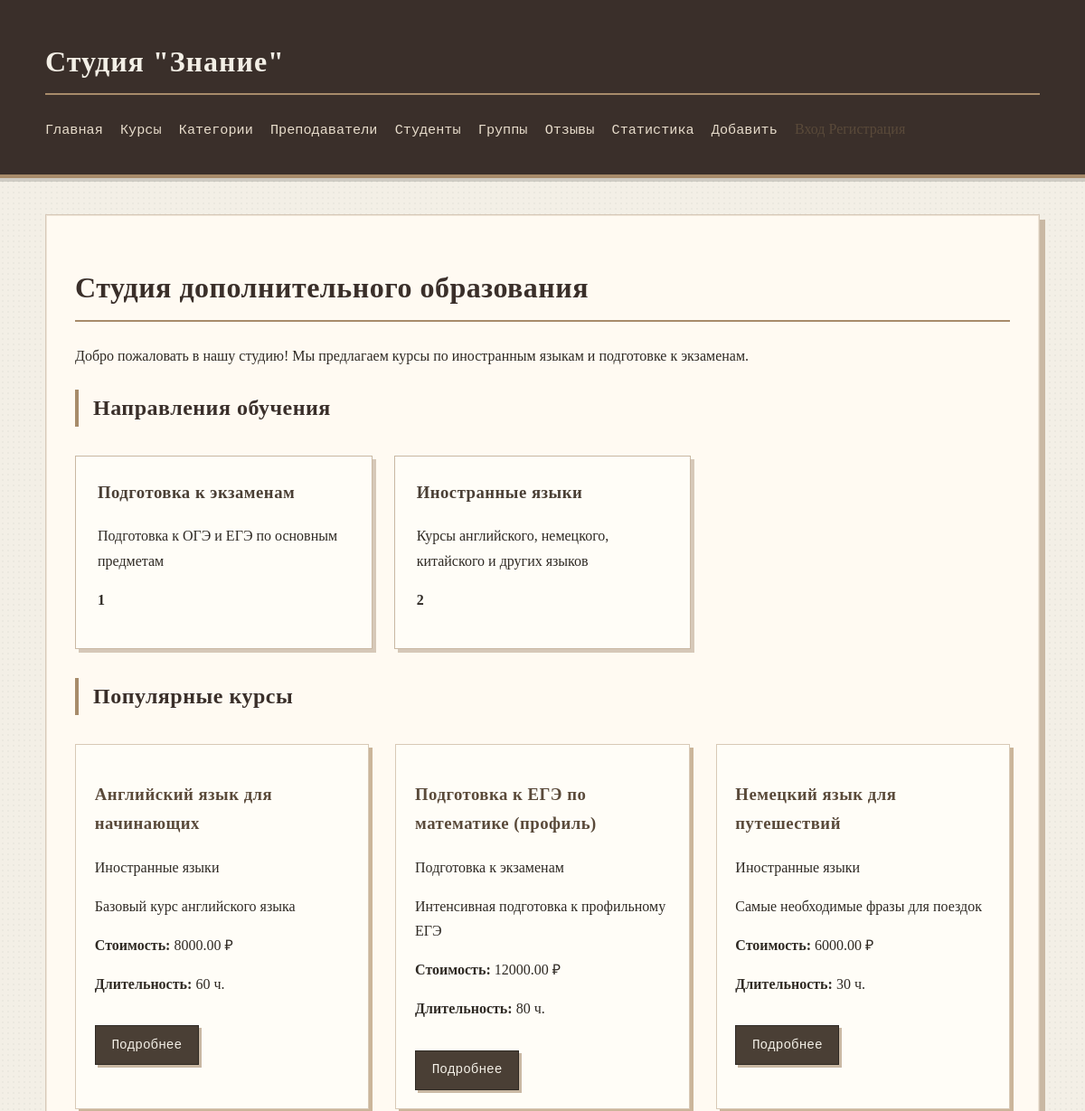
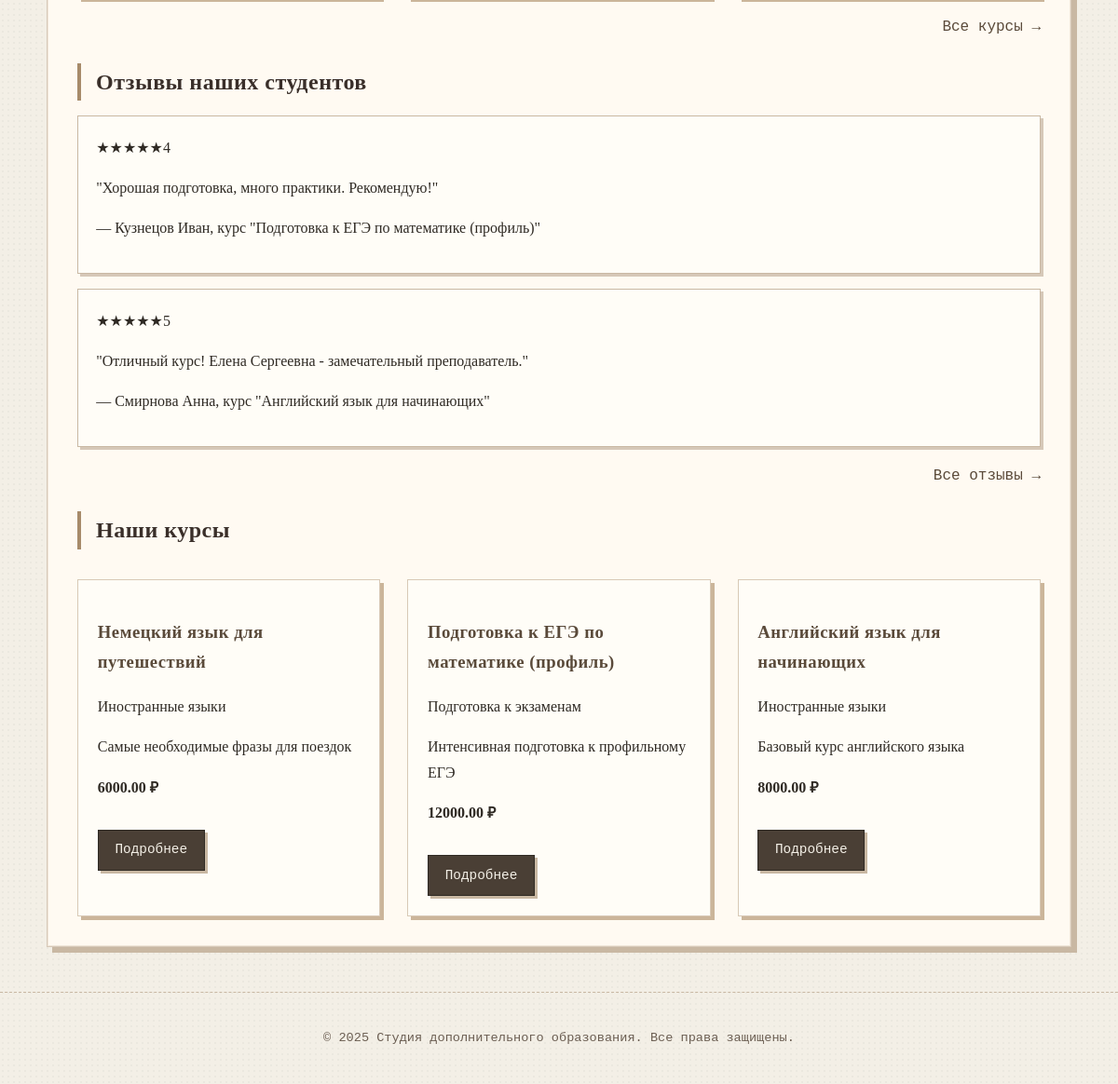
The app's page /education/ with its own data (2 pictures, top to bottom).
### education/models.py (models this page shows, shortened)
class Category(models.Model):
    name = models.CharField(max_length=100, verbose_name="Название категории", unique=True)
    slug = models.SlugField(max_length=100, unique=True, db_index=True, verbose_name="URL")
    description = models.TextField(blank=True, verbose_name="Описание категории")
    class Meta:
        db_table = 'categories'
        verbose_name = 'Категория'
        verbose_name_plural = 'Категории'
        ordering = ['name']
    def get_absolute_url(self):
        return reverse('category-detail', kwargs={'cat_slug': self.slug})

class Course(models.Model):
    class Status(models.IntegerChoices):
        DRAFT = 0, 'Черновик'
        PUBLISHED = 1, 'Опубликован'
    category = models.ForeignKey(
        Category,
        on_delete=models.SET_NULL,
        null=True,
        related_name='courses',
        verbose_name="Категория"
    )
    title = models.CharField(max_length=100, verbose_name="Название")
    slug = models.SlugField(max_length=100, unique=True, db_index=True, verbose_name="URL")
    description = models.TextField(verbose_name="Краткое описание")
    full_description = models.TextField(blank=True, verbose_name="Полное описание")
    duration_hours = models.IntegerField(verbose_name="Длительность (часы)")
    price = models.DecimalField(max_digits=10, decimal_places=2, verbose_name="Стоимость")
    status = models.IntegerField(
        choices=Status.choices,
        default=Status.DRAFT,
        verbose_name="Статус"
    )
    time_create = models.DateTimeField(auto_now_add=True, verbose_name="Дата создания")
    time_update = models.DateTimeField(auto_now=True, verbose_name="Дата изменения")
    class Meta:
        db_table = 'courses'
        verbose_name = 'Курс'
        verbose_name_plural = 'Курсы'
        ordering = ['-time_create']
    def get_absolute_url(self):
        return reverse('course-detail-slug', kwargs={'course_slug': self.slug})

class Review(models.Model):
    student = models.ForeignKey(Student, on_delete=models.CASCADE, related_name='reviews', verbose_name="Студент")
    course = models.ForeignKey(Course, on_delete=models.CASCADE, related_name='reviews', verbose_name="Курс")
    rating = models.IntegerField(choices=[(i, str(i)) for i in range(1, 6)], verbose_name="Оценка")
    comment = models.TextField(verbose_name="Комментарий")
    review_date = models.DateTimeField(auto_now_add=True, verbose_name="Дата отзыва")
    is_approved = models.BooleanField(default=False, verbose_name="Одобрен")
    class Meta:
        db_table = 'reviews'
        verbose_name = 'Отзыв'
        verbose_name_plural = 'Отзывы'
        ordering = ['-review_date']

class Student(models.Model):
    user = models.OneToOneField(
        User,
        on_delete=models.CASCADE,
        null=True,
        blank=True,
        related_name='student_profile',
        verbose_name="Пользователь"
    )
    first_name = models.CharField(max_length=50, verbose_name="Имя")
    last_name = models.CharField(max_length=50, verbose_name="Фамилия")
    middle_name = models.CharField(max_length=50, blank=True, verbose_name="Отчество")
    phone = models.CharField(max_length=20, verbose_name="Телефон")
    email = models.EmailField(max_length=100, verbose_name="Email", unique=True)
    birth_date = models.DateField(verbose_name="Дата рождения")
    time_create = models.DateTimeField(auto_now_add=True, verbose_name="Дата регистрации")
    class Meta:
        db_table = 'students'
        verbose_name = 'Студент'
        verbose_name_plural = 'Студенты'
        ordering = ['last_name', 'first_name']
    def get_full_name(self):
        parts = [self.last_name, self.first_name]
        if self.middle_name:
            parts.append(self.middle_name)
        return ' '.join(parts)

### education/views.py (the view)
# urls.py: path('', views.index, name='education-home'),
def index(request):
    published_courses = Course.published.all().select_related('category')[:6]
    popular_courses = Course.published.annotate(
        student_count=Count('groups__enrollments')
    ).order_by('-student_count')[:3]
    latest_reviews = Review.objects.filter(
        is_approved=True
    ).select_related('student', 'course')[:5]
    categories = Category.objects.annotate(
        course_count=Count('courses', filter=Q(courses__status=Course.Status.PUBLISHED))
    ).filter(course_count__gt=0)
    data = {
        'title': 'Студия дополнительного образования',
        'courses': published_courses,
        'popular_courses': popular_courses,
        'latest_reviews': latest_reviews,
        'categories': categories,
    }
    return render(request, 'education/index.html', data)

### education/models.py (called while the page is built)
    def get_queryset(self):
        return super().get_queryset().filter(status=Course.Status.PUBLISHED)

### education/templates/education/index.html (shortened to what this page needs)
{% extends 'base.html' %}
{% load static %}
{% block content %}
    <h1>{{ title }}</h1>
    <p>Добро пожаловать в нашу студию! Мы предлагаем курсы по иностранным языкам и подготовке к экзаменам.</p>
    {% if categories %}
    <div class="categories-section">
        <h2>Направления обучения</h2>
        <div class="category-grid">
            {% for cat in categories %}
            <div class="category-card">
                <h3><a href="{{ cat.get_absolute_url }}">{{ cat.name }}</a></h3>
                <p>{{ cat.description|truncatewords:15 }}</p>
                <p><strong>{{ cat.course_count }}</strong> {{ cat.course_count|pluralize:"курс,курса,курсов" }}</p>
            </div>
            {% endfor %}
        </div>
    </div>
    {% endif %}
    {% if popular_courses %}
    <div class="courses-section">
        <h2>Популярные курсы</h2>
        <div class="course-grid">
            {% for course in popular_courses %}
            <div class="course-card">
                <h3><a href="{{ course.get_absolute_url }}">{{ course.title }}</a></h3>
                <p class="category">{{ course.category.name }}</p>
                <p>{{ course.description|truncatewords:20 }}</p>
                <p><strong>Стоимость:</strong> {{ course.price }} ₽</p>
                <p><strong>Длительность:</strong> {{ course.duration_hours }} ч.</p>
                <a href="{{ course.get_absolute_url }}" class="btn">Подробнее</a>
            </div>
            {% endfor %}
        </div>
        <p class="all-link"><a href="{% url 'courses-list' %}">Все курсы →</a></p>
    </div>
    {% endif %}
    {% if latest_reviews %}
    <div class="reviews-section">
        <h2>Отзывы наших студентов</h2>
        <div class="review-grid">
            {% for review in latest_reviews %}
            <div class="review-card">
                <div class="rating">★★★★★<span class="rating-value">{{ review.rating }}</span></div>
                <p class="comment">"{{ review.comment|truncatewords:30 }}"</p>
                <p class="author">— {{ review.student.get_full_name }}, курс "{{ review.course.title }}"</p>
            </div>
            {% endfor %}
        </div>
        <p class="all-link"><a href="{% url 'reviews-list' %}">Все отзывы →</a></p>
    </div>
    {% endif %}
    {% if courses %}
    <div class="courses-section">
        <h2>Наши курсы</h2>
        <div class="course-grid">
            {% for course in courses %}
            <div class="course-card">
                <h3><a href="{{ course.get_absolute_url }}">{{ course.title }}</a></h3>
                <p class="category">{{ course.category.name }}</p>
                <p>{{ course.description|truncatewords:15 }}</p>
                <p><strong>{{ course.price }} ₽</strong></p>
                <a href="{{ course.get_absolute_url }}" class="btn">Подробнее</a>
            </div>
            {% endfor %}
        </div>
    </div>
    {% endif %}
{% endblock %}

### education/static/education/css/styles.css (style rules this page uses)
body { font-family: "Georgia", "Times New Roman", serif; line-height: 1.7; margin: 0; padding: 0; background-color: #f3efe6; color: #2f2a24; background-image: radial-gradient(rgba(0,0,0,0.03) 1px, transparent 1px); background-size: 6px 6px; }
.course-grid { display: grid; grid-template-columns: repeat(auto-fill, minmax(280px, 1fr)); gap: 1.8rem; margin-top: 2rem; }
.course-card { background: #fffdf7; border: 1px solid #d8c9b6; padding: 1.3rem; box-shadow: 4px 4px 0 #cbb59a; transition: transform 0.15s ease, box-shadow 0.15s ease; }
.btn { display: inline-block; background-color: #4a3f35; color: #f3efe6; padding: 0.55rem 1.1rem; text-decoration: none; border: 1px solid #2f2a24; font-family: "Courier New", monospace; font-size: 0.9rem; margin-top: 1rem; box-shadow: 3px 3px 0 #c9b8a3; transition: all 0.15s ease; }
h1, h2, h3, h4, h5, h6 { font-family: "Georgia", "Times New Roman", serif; font-weight: 600; color: #3a2f2a; letter-spacing: 0.5px; }
h1 { border-bottom: 2px solid #a78b6a; padding-bottom: 0.5rem; margin-bottom: 1.5rem; }
h2 { font-size: 1.5rem; margin: 1.5rem 0 1rem; border-left: 4px solid #a78b6a; padding-left: 1rem; }
.category-grid { display: grid; grid-template-columns: repeat(auto-fill, minmax(260px, 1fr)); gap: 1.5rem; margin: 2rem 0; }
.category-card { background: #fffdf7; border: 1px solid #c9b8a3; padding: 1.5rem; box-shadow: 4px 4px 0 #d6c8b8; transition: transform 0.15s ease; }
.category-card h3 { margin-top: 0; }
.category-card h3 a { color: #4a3f35; text-decoration: none; border-bottom: 1px dashed transparent; }
.review-card { background: #fffdf7; border: 1px solid #c9b8a3; padding: 1.2rem; margin-bottom: 1rem; box-shadow: 3px 3px 0 #d6c8b8; }
a { color: #5a4a3a; text-decoration: none; transition: all 0.15s ease; }
.all-link { text-align: right; margin-top: 1rem; }
.all-link a { font-family: "Courier New", monospace; }

### records on screen
Category: name "Подготовка к экзаменам", description "Подготовка к ОГЭ и ЕГЭ по основным предметам", course_count "1"
Category: name "Иностранные языки", description "Курсы английского, немецкого, китайского и других языков", course_count "2"
Course: title "Английский язык для начинающих", category.name "Иностранные языки", description "Базовый курс английского языка", price "8000.00", duration_hours "60"
Course: title "Подготовка к ЕГЭ по математике (профиль)", category.name "Подготовка к экзаменам", description "Интенсивная подготовка к профильному ЕГЭ", price "12000.00", duration_hours "80"
Course: title "Немецкий язык для путешествий", category.name "Иностранные языки", description "Самые необходимые фразы для поездок", price "6000.00", duration_hours "30"
Review: rating "4", comment "Хорошая подготовка, много практики. Рекомендую!", student.get_full_name "Кузнецов Иван", course "Подготовка к ЕГЭ по математике (профиль)"
Review: rating "5", comment "Отличный курс! Елена Сергеевна - замечательный преподаватель.", student.get_full_name "Смирнова Анна", course "Английский язык для начинающих"

### other values on screen
{{ title }} "Студия дополнительного образования"
